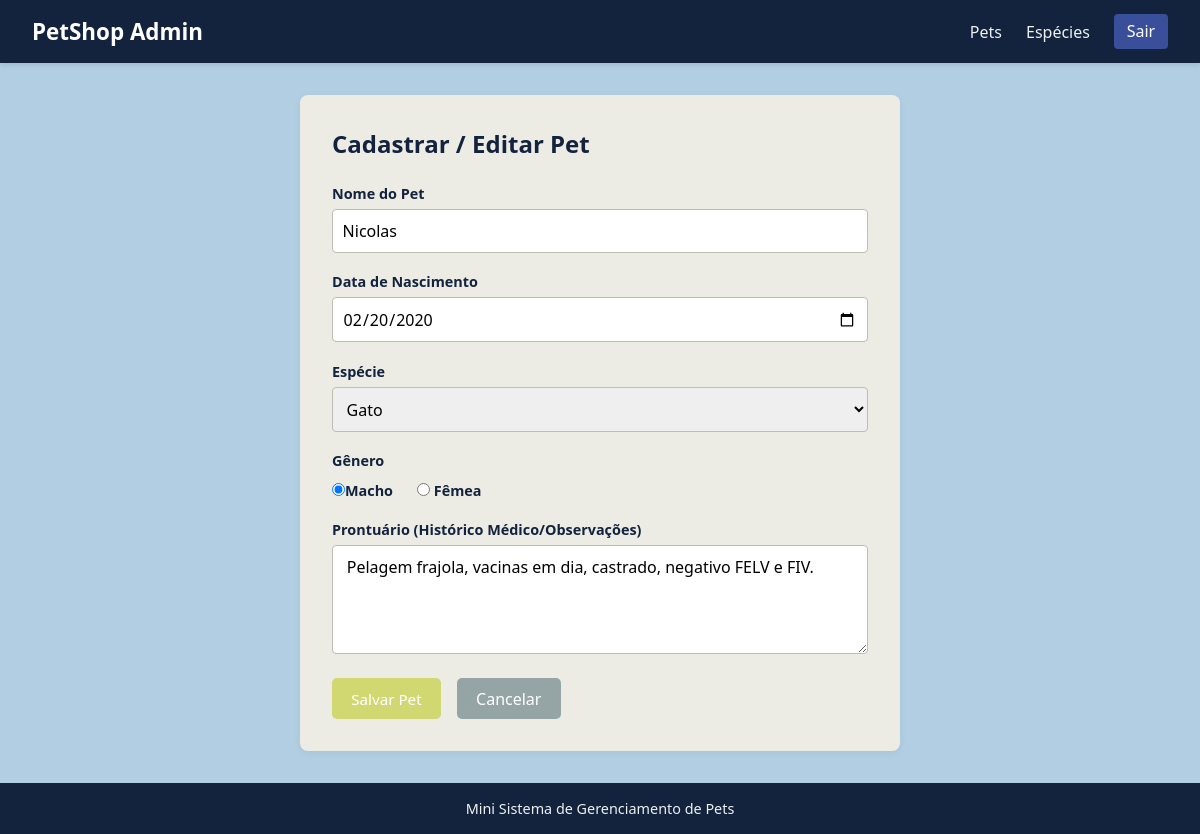
The page /form_pet.php?id=2 (signed in) on the database its author committed.
### tables this page shows
CREATE TABLE `pets` (
  `id` int NOT NULL,
  `nome` varchar(100) NOT NULL,
  `nascimento` date NOT NULL,
  `especie_id` int NOT NULL,
  `genero` enum('macho','femea') NOT NULL,
  `prontuario` text
);

CREATE TABLE `especies` (
  `id` int NOT NULL,
  `nome` varchar(100) NOT NULL
);

### www/form_pet.php (the view, shortened to what this page needs)
<?php
require_once 'conecta.php';
$nome = "";
$nascimento = "";
$especie_id = "";
$genero = "";
$prontuario = "";
if (isset($_GET['id'])) {
    $id = (int)$_GET['id'];
    $stmt = mysqli_prepare($conn, "SELECT * FROM pets WHERE id = ?");
    if ($stmt) {
        mysqli_stmt_bind_param($stmt, "i", $id);
        mysqli_stmt_execute($stmt);
        $res = mysqli_stmt_get_result($stmt);
        if ($pet = mysqli_fetch_assoc($res)) {
            $nome = $pet['nome'];
            $nascimento = $pet['nascimento'];
            $especie_id = $pet['especie_id'];
            $genero = $pet['genero'];
            $prontuario = $pet['prontuario'];
        }
    }
}
$sql_esp = "SELECT * FROM especies ORDER BY nome ASC";
$res_especies = mysqli_query($conn, $sql_esp);
require_once 'cabeçalho.php'; ?>
<section class="form-section">
    <h2> Cadastrar / Editar Pet</h2>
    <form action="form_pet.php" method="POST" class="pet-form">
        <div class="form-group">
            <label for="nome"> Nome do Pet</label>
            <input type="text" id="nome" name="nome" value= "<?php echo htmlspecialchars($nome); ?>" required placeholder="Ex: Tito, Amora...">
        </div>
        <div class="form-group">
            <label for="nascimento"> Data de Nascimento</label>
            <input type="date" id="nascimento" name="nascimento" value="<?php echo $nascimento; ?>" required>
        </div>
        <div class="form-group">
            <label for="especie_id"> Espécie</label>
            <select id="especie_id" name="especie_id" required>
                <?php if ($res_especies && mysqli_num_rows($res_especies) > 0): ?>
                <?php while ($esp = mysqli_fetch_assoc($res_especies)): ?>
                <option value="<?php echo $esp['id']; ?>" <?php echo ($esp['id'] == $especie_id) ? 'selected' : ''; ?> >
                    <?php echo htmlspecialchars($esp['nome']); ?>
                </option>
                <?php endwhile; ?>
                    <?php endif; ?>
            </select>
        </div>
        <div class="form-group">
            <label> Gênero </label>
            <div class="radio-options">
                <label><input type="radio" name="genero" value="macho" <?php echo ($genero === 'macho') ? 'checked' : ''; ?> required>Macho</label>
                <label><input type="radio" name="genero" value="femea" <?php echo ($genero === 'femea') ? 'checked' : ''; ?> required> Fêmea</label>
            </div>
        </div>
        <div class="form-group">
            <label for="prontuario">Prontuário (Histórico Médico/Observações)</label>
            <textarea id="prontuario" name="prontuario" rows="4" placeholder="Insira informações de saúde, vacinas ou alergias do animal"> <?php echo htmlspecialchars($prontuario); ?></textarea>
        </div>
        <div class="form-actions">
            <button type="submit" class="botao-salvar"> Salvar Pet</button>
            <a href="index.php" class="botao-cancelar">Cancelar</a>
        </div>
    </form>
</section>
<?php require_once 'rodape.php'; ?>

### www/css/style.css (style rules this page uses)
* { margin: 0; padding: 0; box-sizing: border-box; font-family: 'Segoe UI', Tahoma, Geneva, Verdana, sans-serif; }
:root { --cor_principal: #13233d; --cor_sec: #6299d0; --cor_destaque: #d1d871; --cor_erro: #3a4f99; --cor_bg: #b2cee2; --card_bg: #ecece5; --text_color: #13233d; --cor_borda: #bdbdb3; }
body { background-color: var(--cor_bg); color: var(--text_color); display: flex; flex-direction: column; min-height: 100vh; }
.botao-primary, .btn-save, .botao-salvar { background-color: var(--cor_destaque); color: white; padding: 0.6rem 1.2rem; border-radius: 5px; text-decoration: none; border: none; cursor: pointer; font-size: 0.95rem; }
.botao-cancelar { background-color: #95a5a6; color: white; padding: 0.6rem 1.2rem; border-radius: 5px; text-decoration: none; }
.form-section { background: var(--card_bg); padding: 2rem; border-radius: 8px; max-width: 600px; margin: 0 auto; box-shadow: 0 2px 8px rgba(0, 0, 0, 0.05); }
.form-section h2 { margin-bottom: 1.5rem; color: var(--cor_principal); }
.form-group { margin-bottom: 1.2rem; display: flex; flex-direction: column; gap: 0.4rem; }
.form-group label { font-weight: 600; font-size: 0.9rem; }
.form-group input, .form-group select, .form-group textarea { padding: 0.6rem; border: 1px solid var(--cor_borda); border-radius: 4px; font-size: 1rem; }
.radio-options { display: flex; gap: 1.5rem; margin-top: 0.3rem; }
.form-actions { display: flex; gap: 1rem; margin-top: 1.5rem; }

### rows shown on the page
pets: nome "Nicolas", nascimento "02/20/2020", especie_id "Gato", genero "☑ Macho", genero "☐ Fêmea", prontuario "Pelagem frajola, vacinas em dia, castrado, negativo FELV e FIV."
